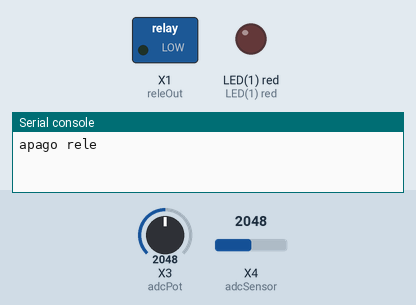
Bench run of a program on a simulated pyboard running MicroPython. On the bench: switched loads named in the program (green lamp = pin HIGH), output pins drawn as LEDs (lit = HIGH), the last lines printed to the serial console. The inputs (shaded band) are chosen by the test bench; at power-on: X3 (adcPot) = 2048, X4 (adcSensor) = 2048 (analog values on the 0–4095 scale).

Above: at 0.1 s.
At 1.1 s:
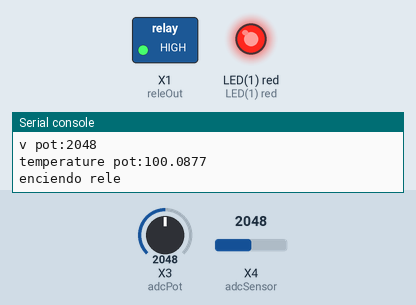
Timing chart, 0 to 2.6 s (numbered marks = the images above):
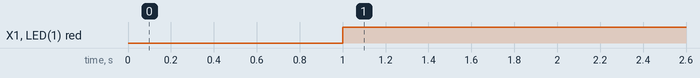

The program:

termostato.py
```python
# Proyecto demo: Termostato control analogico

import pyb

DELTA = 0.25

led1 = pyb.LED(1)

adcSensor = pyb.ADC(3) # Entrada analogica CH3
adcPot = pyb.ADC(2) # Entrada analogica CH2

releOut = pyb.Pin(0) #GPIO0
releOut.init(pyb.Pin.OUT_PP,pyb.Pin.PULL_NONE)

def readSensorTemp():
    v1 = adcSensor.read()
    print("v sensor:"+str(v1))
    k = 100 # 10mV -> 1 grado, escala
    temp = (v1*3.3/1023.0)*k
    print("temperature sensor:"+str(temp))
    return temp

def readPotTemp():
    v1 = adcPot.read()
    print("v pot:"+str(v1))
    k = 15.15 # 3.3V -> 50 grados, escala
    temp = (v1*3.3/1023.0)*k
    print("temperature pot:"+str(temp))
    return temp


def setReleOn():
    releOut.high() # enciendo rele
    led1.on()
    print("enciendo rele")

def setReleOff():
    releOut.low() # apago rele
    led1.off()
    print("apago rele")

setReleOff()
while True:

    pyb.delay(1000)

    currentTemp = readSensorTemp()
    compareTemp = readPotTemp()

    if releOut.value():
        if currentTemp < (compareTemp-DELTA):
            setReleOff()
    else:
        if currentTemp > (compareTemp+DELTA):
            setReleOn()


        
```

Measured:
- by itself, X1 (releOut), LED(1) red: LOW → HIGH at 1.0 s
